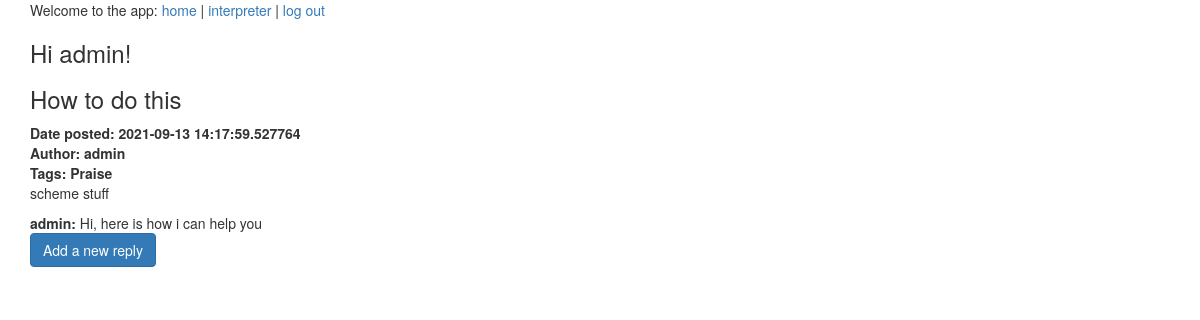
Page /postpage/1 (signed in) on the committed database.
### schemeinterp/models.py (models this page shows, shortened)
class User(db.Model, UserMixin):
    id = db.Column(db.Integer, primary_key=True)
    username = db.Column(db.String(50), unique=True)
    password = db.Column(db.String(256))
    email = db.Column(db.String(120), index=True, unique=True)
    date_created = db.Column(db.DateTime, default=datetime.now())
    posts = db.relationship(
        "Post", backref="user", lazy="joined"
    )  # ONE TO MANY relship for post
    replies = db.relationship("Reply", backref="user", lazy="joined")
    tags = db.relationship(
        "Tag", backref="user", lazy="joined"
    )  # ONE TO MANY relship for tags

class Post(db.Model):
    id = db.Column(db.Integer, primary_key=True)
    name = db.Column(db.String(256))
    description = db.Column(db.String(256))
    tdate = db.Column(db.DateTime)
    user_id = db.Column(db.Integer, db.ForeignKey("user.id"))
    tags = db.relationship("Tag", backref="posts", lazy=True)
    replies = db.relationship("Reply", backref="reply", lazy=True)

class Tag(db.Model):
    id = db.Column(db.Integer, primary_key=True)
    name = db.Column(db.String(256))
    user_id = db.Column(db.Integer, db.ForeignKey("user.id"))  # links to user
    post_id = db.Column(db.Integer, db.ForeignKey("post.id"))

class Reply(db.Model):
    id = db.Column(db.Integer, primary_key=True)
    reply_content = db.Column(db.String(500))
    post_id = db.Column(db.Integer, db.ForeignKey("post.id"))
    user_id = db.Column(db.Integer, db.ForeignKey("user.id"))

### schemeinterp/views.py (the view)
@app.route("/postpage/<int:post_id>", methods=["GET"])
@login_required
def viewpost(post_id):
    post = Post.query.filter_by(id=post_id).first()
    user = User.query.filter_by(id=post.user_id).first().username
    user_replies = []
    for i in range(len(post.replies)):
        user_replies.append(
            User.query.filter_by(id=post.replies[i].user_id).first().username
        )
    return render_template(
        "postpage.html", post=post, username=user, user_replies=user_replies
    )

### schemeinterp/models.py (called while the page is built)
@login.user_loader
def load_user(user_id):
    return User.query.get(int(user_id))

### schemeinterp/templates/postpage.html
{% extends "template.html" %}
{% block content %}
<div class="container">
  {% if current_user.is_authenticated %}
    <h3>Hi {{ current_user.username }}!</h3>
  {% endif %}
  <h3>{{post.name}}</h3>
  <table>
    <tr>
      <th>Date posted: {{post.tdate}}</th>
    </tr>
    <tr>
      <th>Author: {{username}}</th>
    </tr>
    <tr>
      <th>Tags:
         {% for tag in post.tags %}
         {{tag.name}}
         {% endfor %}
      </th>
    </tr>
  </table>
  <p>{{post.description}}</p>
  {% for reply in range(post.replies|length) %}
  <b>{{user_replies[reply]}}:</b> {{post.replies[reply].reply_content}}
  <br>
  {% endfor %}
  <form action="/replyform/{{post.id}}">
  <input type="Submit" value="Add a new reply" class="btn btn-primary" >
  </form>
{% endblock %}

### rows in the picture
User: username "admin", username "admin"
Post: name "How to do this", tdate "2021-09-13 14:17:59.527764", description "scheme stuff"
Tag: name "Praise"
Reply: reply_content "Hi, here is how i can help you"
